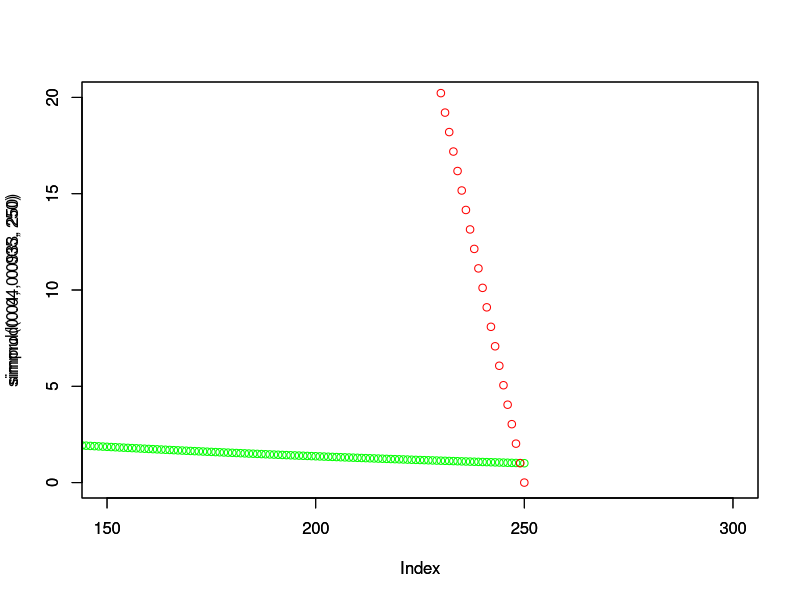

Write R code to recreate this figure.
prod <- function(ta, pij, t, k){
mult<-1	
	for(i in k:t){
		mult <- mult*(((1+ta)*(1+pij))^(1/12))
	}
return(mult)
}

simprod <- function(ta, pij, t){
	vec <- vector(length=t)
	for(j in 1:t){
		vec[j] <- prod(ta, pij, t, j)
	}
	return(vec)
}

simmul <- function(ta, mc, t){
	vec <- vector(length=t)
	for(k in 1:t){
		vec[k] <- (1+(ta+mc)/12)*(t-k)
	}
	return(vec)
}


plot(simprod(0.04,0.035,250), col="green", ylim=c(0,20), xlim=c(150,300))
par(new=TRUE)
plot(simmul(0.04, 0.0933, 250), col="red", ylim=c(0,20), xlim=c(150,300))


dife <- simprod(0.04,0.035,300) - simmul(0.04, 0.0933, 300)
dife[260:300]


